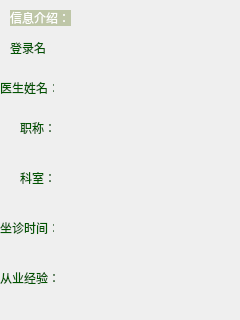
<?xml version="1.0" encoding="UTF-8"?>
<ui version="4.0">
 <class>PersonalInformation</class>
 <widget class="QWidget" name="PersonalInformation">
  <property name="geometry">
   <rect>
    <x>0</x>
    <y>0</y>
    <width>240</width>
    <height>320</height>
   </rect>
  </property>
  <property name="windowTitle">
   <string>Form</string>
  </property>
  <property name="styleSheet">
   <string notr="true"/>
  </property>
  <widget class="QLabel" name="label">
   <property name="geometry">
    <rect>
     <x>10</x>
     <y>40</y>
     <width>41</width>
     <height>16</height>
    </rect>
   </property>
   <property name="styleSheet">
    <string notr="true">font: 75 9pt &quot;新宋体&quot;;color:rgb(0, 85, 0)
</string>
   </property>
   <property name="text">
    <string>登录名：</string>
   </property>
  </widget>
  <widget class="QLabel" name="loginLabel">
   <property name="geometry">
    <rect>
     <x>80</x>
     <y>40</y>
     <width>61</width>
     <height>20</height>
    </rect>
   </property>
   <property name="styleSheet">
    <string notr="true">font: 75 9pt &quot;新宋体&quot;;color:rgb(0, 85, 0)</string>
   </property>
   <property name="text">
    <string/>
   </property>
  </widget>
  <widget class="QLabel" name="label_3">
   <property name="geometry">
    <rect>
     <x>0</x>
     <y>80</y>
     <width>54</width>
     <height>16</height>
    </rect>
   </property>
   <property name="styleSheet">
    <string notr="true">font: 75 9pt &quot;新宋体&quot;;color:rgb(0, 85, 0)</string>
   </property>
   <property name="text">
    <string>医生姓名：</string>
   </property>
  </widget>
  <widget class="QLabel" name="nameLabel">
   <property name="geometry">
    <rect>
     <x>80</x>
     <y>80</y>
     <width>51</width>
     <height>16</height>
    </rect>
   </property>
   <property name="styleSheet">
    <string notr="true">font: 75 9pt &quot;新宋体&quot;;color:rgb(0, 85, 0)</string>
   </property>
   <property name="text">
    <string/>
   </property>
  </widget>
  <widget class="QLabel" name="label_5">
   <property name="geometry">
    <rect>
     <x>20</x>
     <y>120</y>
     <width>31</width>
     <height>16</height>
    </rect>
   </property>
   <property name="styleSheet">
    <string notr="true">font: 75 9pt &quot;新宋体&quot;;color:rgb(0, 85, 0)</string>
   </property>
   <property name="text">
    <string>职称：</string>
   </property>
  </widget>
  <widget class="QLabel" name="workLabel">
   <property name="geometry">
    <rect>
     <x>80</x>
     <y>120</y>
     <width>54</width>
     <height>16</height>
    </rect>
   </property>
   <property name="styleSheet">
    <string notr="true">font: 75 9pt &quot;新宋体&quot;;color:rgb(0, 85, 0)</string>
   </property>
   <property name="text">
    <string/>
   </property>
  </widget>
  <widget class="QLabel" name="label_7">
   <property name="geometry">
    <rect>
     <x>20</x>
     <y>170</y>
     <width>31</width>
     <height>16</height>
    </rect>
   </property>
   <property name="styleSheet">
    <string notr="true">font: 75 9pt &quot;新宋体&quot;;color:rgb(0, 85, 0)</string>
   </property>
   <property name="text">
    <string>科室：</string>
   </property>
  </widget>
  <widget class="QLabel" name="placeLabel">
   <property name="geometry">
    <rect>
     <x>80</x>
     <y>170</y>
     <width>54</width>
     <height>16</height>
    </rect>
   </property>
   <property name="styleSheet">
    <string notr="true">font: 75 9pt &quot;新宋体&quot;;color:rgb(0, 85, 0)</string>
   </property>
   <property name="text">
    <string/>
   </property>
  </widget>
  <widget class="QLabel" name="label_9">
   <property name="geometry">
    <rect>
     <x>0</x>
     <y>220</y>
     <width>54</width>
     <height>16</height>
    </rect>
   </property>
   <property name="styleSheet">
    <string notr="true">font: 75 9pt &quot;新宋体&quot;;color:rgb(0, 85, 0)</string>
   </property>
   <property name="text">
    <string>坐诊时间：</string>
   </property>
  </widget>
  <widget class="QLabel" name="timeLabel">
   <property name="geometry">
    <rect>
     <x>80</x>
     <y>220</y>
     <width>161</width>
     <height>16</height>
    </rect>
   </property>
   <property name="styleSheet">
    <string notr="true">font: 75 9pt &quot;新宋体&quot;;color:rgb(0, 85, 0)</string>
   </property>
   <property name="text">
    <string/>
   </property>
  </widget>
  <widget class="QLabel" name="label_11">
   <property name="geometry">
    <rect>
     <x>0</x>
     <y>270</y>
     <width>61</width>
     <height>16</height>
    </rect>
   </property>
   <property name="styleSheet">
    <string notr="true">font: 75 9pt &quot;新宋体&quot;;color:rgb(0, 85, 0)</string>
   </property>
   <property name="text">
    <string>从业经验：</string>
   </property>
  </widget>
  <widget class="QLabel" name="pictureLabel">
   <property name="geometry">
    <rect>
     <x>160</x>
     <y>0</y>
     <width>77</width>
     <height>100</height>
    </rect>
   </property>
   <property name="styleSheet">
    <string notr="true">background:url(:/img/doctorPt.png)</string>
   </property>
   <property name="text">
    <string/>
   </property>
  </widget>
  <widget class="QLabel" name="expLabel">
   <property name="geometry">
    <rect>
     <x>80</x>
     <y>270</y>
     <width>161</width>
     <height>16</height>
    </rect>
   </property>
   <property name="styleSheet">
    <string notr="true">font: 75 9pt &quot;新宋体&quot;;color:rgb(0, 85, 0)</string>
   </property>
   <property name="text">
    <string/>
   </property>
  </widget>
  <widget class="QPushButton" name="returnPushButton">
   <property name="geometry">
    <rect>
     <x>210</x>
     <y>290</y>
     <width>27</width>
     <height>27</height>
    </rect>
   </property>
   <property name="styleSheet">
    <string notr="true">/*background:url(:/img/personalReturn.png);*/
border-style:hidden</string>
   </property>
   <property name="text">
    <string/>
   </property>
  </widget>
  <widget class="QLabel" name="label_4">
   <property name="geometry">
    <rect>
     <x>10</x>
     <y>10</y>
     <width>61</width>
     <height>16</height>
    </rect>
   </property>
   <property name="styleSheet">
    <string notr="true">background:rgba(100,123,34,90) ;
font: 75 9pt &quot;楷体&quot;;
color: rgb(255, 255, 255);</string>
   </property>
   <property name="text">
    <string>信息介绍：</string>
   </property>
  </widget>
 </widget>
 <resources/>
 <connections/>
</ui>
